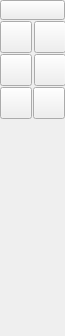
<?xml version="1.0" encoding="UTF-8"?>
<ui version="4.0">
 <class>QG_CadToolBarEllipses</class>
 <widget class="QWidget" name="QG_CadToolBarEllipses">
  <property name="geometry">
   <rect>
    <x>0</x>
    <y>0</y>
    <width>65</width>
    <height>336</height>
   </rect>
  </property>
  <property name="sizePolicy">
   <sizepolicy hsizetype="Fixed" vsizetype="Minimum">
    <horstretch>0</horstretch>
    <verstretch>0</verstretch>
   </sizepolicy>
  </property>
  <property name="minimumSize">
   <size>
    <width>65</width>
    <height>336</height>
   </size>
  </property>
  <property name="windowTitle">
   <string>Ellipses</string>
  </property>
  <layout class="QGridLayout" name="gridLayout">
   <property name="margin">
    <number>0</number>
   </property>
   <property name="spacing">
    <number>1</number>
   </property>
   <item row="0" column="0" colspan="3">
    <widget class="QToolButton" name="bBack">
     <property name="minimumSize">
      <size>
       <width>65</width>
       <height>20</height>
      </size>
     </property>
     <property name="maximumSize">
      <size>
       <width>65</width>
       <height>20</height>
      </size>
     </property>
     <property name="toolTip">
      <string>Back to main menu</string>
     </property>
     <property name="text">
      <string/>
     </property>
     <property name="icon">
      <iconset resource="../../../res/extui/extui.qrc">
       <normaloff>:/extui/back.png</normaloff>:/extui/back.png</iconset>
     </property>
     <property name="iconSize">
      <size>
       <width>65</width>
       <height>20</height>
      </size>
     </property>
    </widget>
   </item>
   <item row="1" column="0" colspan="2">
    <widget class="QToolButton" name="bEllipseAxes">
     <property name="maximumSize">
      <size>
       <width>32</width>
       <height>32</height>
      </size>
     </property>
     <property name="toolTip">
      <string>Ellipse with Center and two points</string>
     </property>
     <property name="text">
      <string/>
     </property>
     <property name="icon">
      <iconset resource="../../../res/extui/extui.qrc">
       <normaloff>:/extui/ellipsesaxes.png</normaloff>:/extui/ellipsesaxes.png</iconset>
     </property>
     <property name="iconSize">
      <size>
       <width>32</width>
       <height>32</height>
      </size>
     </property>
     <property name="checkable">
      <bool>true</bool>
     </property>
     <property name="autoExclusive">
      <bool>true</bool>
     </property>
    </widget>
   </item>
   <item row="1" column="2">
    <widget class="QToolButton" name="bEllipseArcAxes">
     <property name="maximumSize">
      <size>
       <width>32</width>
       <height>32</height>
      </size>
     </property>
     <property name="toolTip">
      <string>Ellipse arc with center, two points and angles</string>
     </property>
     <property name="text">
      <string/>
     </property>
     <property name="icon">
      <iconset resource="../../../res/extui/extui.qrc">
       <normaloff>:/extui/ellipsearcsaxes.png</normaloff>:/extui/ellipsearcsaxes.png</iconset>
     </property>
     <property name="iconSize">
      <size>
       <width>32</width>
       <height>32</height>
      </size>
     </property>
     <property name="checkable">
      <bool>true</bool>
     </property>
     <property name="autoExclusive">
      <bool>true</bool>
     </property>
    </widget>
   </item>
   <item row="2" column="0" colspan="2">
    <widget class="QToolButton" name="bEllipseFociPoint">
     <property name="maximumSize">
      <size>
       <width>32</width>
       <height>32</height>
      </size>
     </property>
     <property name="toolTip">
      <string>Draw Ellipse by foci and a point on ellipse</string>
     </property>
     <property name="text">
      <string/>
     </property>
     <property name="icon">
      <iconset resource="../../../res/extui/extui.qrc">
       <normaloff>:/extui/ellipsefocipoint.png</normaloff>:/extui/ellipsefocipoint.png</iconset>
     </property>
     <property name="iconSize">
      <size>
       <width>32</width>
       <height>32</height>
      </size>
     </property>
     <property name="checkable">
      <bool>true</bool>
     </property>
     <property name="autoExclusive">
      <bool>true</bool>
     </property>
    </widget>
   </item>
   <item row="2" column="2">
    <widget class="QToolButton" name="bEllipse4Points">
     <property name="maximumSize">
      <size>
       <width>32</width>
       <height>32</height>
      </size>
     </property>
     <property name="toolTip">
      <string>Draw Ellipse with axes in x-/y-directions by four points on ellipse</string>
     </property>
     <property name="text">
      <string/>
     </property>
     <property name="icon">
      <iconset resource="../../../res/extui/extui.qrc">
       <normaloff>:/extui/ellipse4points.png</normaloff>:/extui/ellipse4points.png</iconset>
     </property>
     <property name="iconSize">
      <size>
       <width>32</width>
       <height>32</height>
      </size>
     </property>
     <property name="checkable">
      <bool>true</bool>
     </property>
     <property name="autoExclusive">
      <bool>true</bool>
     </property>
    </widget>
   </item>
   <item row="3" column="0">
    <widget class="QToolButton" name="bEllipseCenter3Points">
     <property name="maximumSize">
      <size>
       <width>32</width>
       <height>32</height>
      </size>
     </property>
     <property name="toolTip">
      <string>&lt;html&gt;&lt;head/&gt;&lt;body&gt;&lt;p&gt;Draw Ellipse by center and 3 points on ellipse&lt;/p&gt;&lt;/body&gt;&lt;/html&gt;</string>
     </property>
     <property name="text">
      <string/>
     </property>
     <property name="icon">
      <iconset resource="../../../res/extui/extui.qrc">
       <normaloff>:/extui/ellipsecenter3points.png</normaloff>:/extui/ellipsecenter3points.png</iconset>
     </property>
     <property name="iconSize">
      <size>
       <width>32</width>
       <height>32</height>
      </size>
     </property>
     <property name="checkable">
      <bool>true</bool>
     </property>
     <property name="autoExclusive">
      <bool>true</bool>
     </property>
    </widget>
   </item>
   <item row="3" column="1" colspan="2">
    <widget class="QToolButton" name="bEllipseInscribe">
     <property name="maximumSize">
      <size>
       <width>32</width>
       <height>32</height>
      </size>
     </property>
     <property name="toolTip">
      <string>&lt;!DOCTYPE HTML PUBLIC &quot;-//W3C//DTD HTML 4.0//EN&quot; &quot;http://www.w3.org/TR/REC-html40/strict.dtd&quot;&gt;
&lt;html&gt;&lt;head&gt;&lt;meta name=&quot;qrichtext&quot; content=&quot;1&quot; /&gt;&lt;style type=&quot;text/css&quot;&gt;
p, li { white-space: pre-wrap; }
&lt;/style&gt;&lt;/head&gt;&lt;body style=&quot; font-family:'Sans Serif'; font-size:9pt; font-weight:400; font-style:normal;&quot;&gt;
&lt;p style=&quot; margin-top:0px; margin-bottom:0px; margin-left:0px; margin-right:0px; -qt-block-indent:0; text-indent:0px;&quot;&gt;Draw Ellipse inscribed in a quadrilateral, &lt;span style=&quot; font-style:italic;&quot;&gt;i.e.&lt;/span&gt;, tangential to four lines&lt;/p&gt;&lt;/body&gt;&lt;/html&gt;</string>
     </property>
     <property name="text">
      <string/>
     </property>
     <property name="icon">
      <iconset resource="../../../res/extui/extui.qrc">
       <normaloff>:/extui/ellipseinscribed.png</normaloff>:/extui/ellipseinscribed.png</iconset>
     </property>
     <property name="iconSize">
      <size>
       <width>32</width>
       <height>32</height>
      </size>
     </property>
     <property name="checkable">
      <bool>true</bool>
     </property>
     <property name="autoExclusive">
      <bool>true</bool>
     </property>
    </widget>
   </item>
   <item row="4" column="0" colspan="2">
    <spacer name="verticalSpacer">
     <property name="orientation">
      <enum>Qt::Vertical</enum>
     </property>
     <property name="sizeHint" stdset="0">
      <size>
       <width>20</width>
       <height>245</height>
      </size>
     </property>
    </spacer>
   </item>
   <item row="5" column="0">
    <widget class="QToolButton" name="bHidden">
     <property name="maximumSize">
      <size>
       <width>0</width>
       <height>0</height>
      </size>
     </property>
     <property name="toolTip">
      <string>Concentric</string>
     </property>
     <property name="text">
      <string notr="true"/>
     </property>
     <property name="iconSize">
      <size>
       <width>0</width>
       <height>0</height>
      </size>
     </property>
     <property name="checkable">
      <bool>true</bool>
     </property>
     <property name="autoExclusive">
      <bool>true</bool>
     </property>
    </widget>
   </item>
  </layout>
 </widget>
 <layoutdefault spacing="6" margin="11"/>
 <resources>
  <include location="../../../res/extui/extui.qrc"/>
 </resources>
 <connections>
  <connection>
   <sender>bEllipseAxes</sender>
   <signal>clicked()</signal>
   <receiver>QG_CadToolBarEllipses</receiver>
   <slot>drawEllipseAxis()</slot>
   <hints>
    <hint type="sourcelabel">
     <x>20</x>
     <y>41</y>
    </hint>
    <hint type="destinationlabel">
     <x>20</x>
     <y>20</y>
    </hint>
   </hints>
  </connection>
  <connection>
   <sender>bEllipseArcAxes</sender>
   <signal>clicked()</signal>
   <receiver>QG_CadToolBarEllipses</receiver>
   <slot>drawEllipseArcAxis()</slot>
   <hints>
    <hint type="sourcelabel">
     <x>53</x>
     <y>41</y>
    </hint>
    <hint type="destinationlabel">
     <x>20</x>
     <y>20</y>
    </hint>
   </hints>
  </connection>
  <connection>
   <sender>bEllipseFociPoint</sender>
   <signal>clicked()</signal>
   <receiver>QG_CadToolBarEllipses</receiver>
   <slot>drawEllipseFociPoint()</slot>
   <hints>
    <hint type="sourcelabel">
     <x>15</x>
     <y>75</y>
    </hint>
    <hint type="destinationlabel">
     <x>32</x>
     <y>167</y>
    </hint>
   </hints>
  </connection>
  <connection>
   <sender>bEllipse4Points</sender>
   <signal>clicked()</signal>
   <receiver>QG_CadToolBarEllipses</receiver>
   <slot>drawEllipse4Points()</slot>
   <hints>
    <hint type="sourcelabel">
     <x>48</x>
     <y>69</y>
    </hint>
    <hint type="destinationlabel">
     <x>32</x>
     <y>167</y>
    </hint>
   </hints>
  </connection>
  <connection>
   <sender>bEllipseInscribe</sender>
   <signal>clicked()</signal>
   <receiver>QG_CadToolBarEllipses</receiver>
   <slot>drawEllipseInscribe()</slot>
   <hints>
    <hint type="sourcelabel">
     <x>15</x>
     <y>102</y>
    </hint>
    <hint type="destinationlabel">
     <x>32</x>
     <y>167</y>
    </hint>
   </hints>
  </connection>
  <connection>
   <sender>bEllipseCenter3Points</sender>
   <signal>clicked()</signal>
   <receiver>QG_CadToolBarEllipses</receiver>
   <slot>drawEllipseCenter3Points()</slot>
   <hints>
    <hint type="sourcelabel">
     <x>15</x>
     <y>102</y>
    </hint>
    <hint type="destinationlabel">
     <x>32</x>
     <y>167</y>
    </hint>
   </hints>
  </connection>
 </connections>
</ui>
